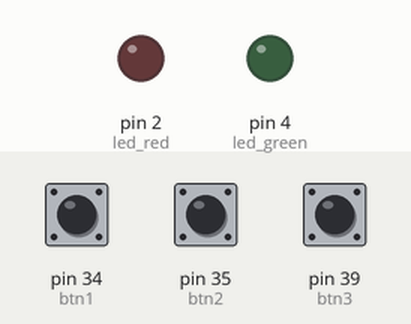
Simulated run of this program. Board: MicroPython board. Parts: output pins drawn as LEDs (lit = HIGH). Inputs (shaded band) come from the test bench; at power-on: pin 34 (btn1) LOW, pin 35 (btn2) LOW, pin 39 (btn3) LOW. What the program prints to the serial console is not drawn.

Above: at 1.2 s.
1.3 s: pin 34 (btn1) pulled HIGH for 0.15 s
At 1.6 s:
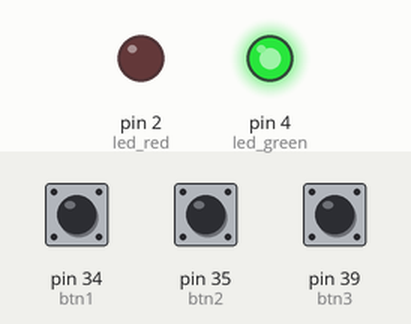
2.9 s: pin 35 (btn2) pulled HIGH for 0.15 s
At 4.1 s:
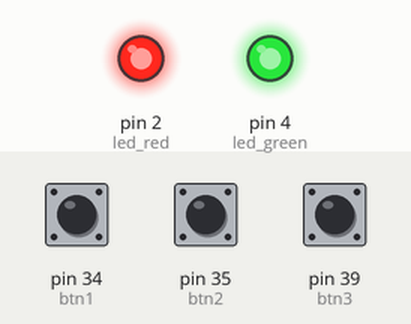
4.5 s: pin 39 (btn3) pulled HIGH for 0.15 s
At 5.7 s:
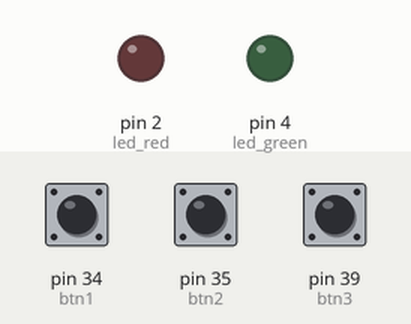
6.1 s: pin 35 (btn2) pulled HIGH for 1 s
At 7.3 s:
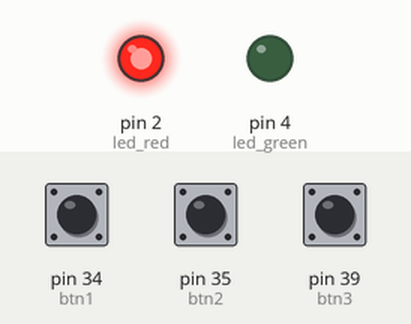
8.6 s: pin 34 (btn1) pulled HIGH for 1 s
At 9.1 s:
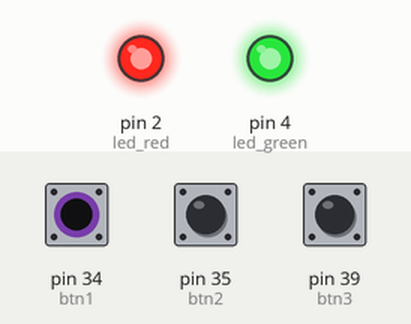
11.1 s: pin 39 (btn3) pulled HIGH for 1 s
At 11.4 s:
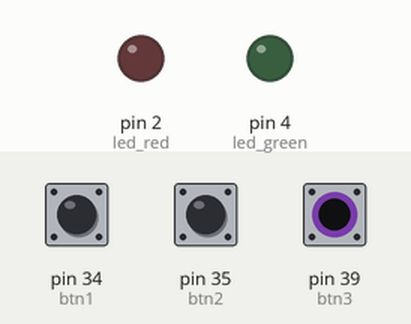
Timing chart, 0 to 14.1 s (numbered marks = the images above; inputs shaded):
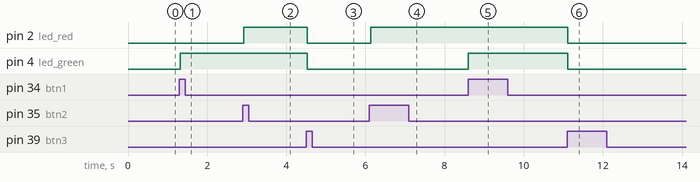

The program:

02a_two_objects.py
```python
# ==============================================================================
# 02a_two_objects.py - สอง Objects ทำงานร่วมกัน (Two Objects Working Together)
# ==============================================================================
# สัปดาห์ที่ 1: เรียนรู้การใช้หลาย objects จากหลาย classes
# Week 1: Learn to use multiple objects from multiple classes
#
# ไฟล์นี้เป็นก้าวแรกจาก 01_combined_example.py
# This file is the first step from 01_combined_example.py
#
# สิ่งใหม่ในไฟล์นี้ (What's new in this file):
#   - ใช้ LED และ Button objects ร่วมกัน
#   - เข้าใจแนวคิด "หลาย objects ทำงานร่วมกัน"
#   - เรียนรู้ main loop แบบง่าย
#
# การทำงาน (How it works):
#   - กดปุ่ม 1: เปิด LED เขียว
#   - กดปุ่ม 2: เปิด LED แดง
#   - กดปุ่ม 3: ปิด LED ทั้งหมด
#
# ==============================================================================

from machine import Pin
import time


# ==============================================================================
# ส่วนที่ 1: นิยาม Classes (Class Definitions)
# ==============================================================================

class LED:
    """คลาสควบคุม LED (LED Control Class)"""

    def __init__(self, pin_number, name="LED"):
        """
        สร้าง LED object (Create LED object)

        Args:
            pin_number (int): หมายเลขขา GPIO (GPIO pin number)
            name (str): ชื่อ LED สำหรับแสดงข้อความ (LED name)
        """
        self.pin_number = pin_number
        self.name = name
        self.is_on = False
        self._pin = Pin(pin_number, Pin.OUT)
        self._pin.value(0)
        print(f"LED '{name}' พร้อมที่ GPIO{pin_number}")

    def on(self):
        """เปิด LED (Turn LED on)"""
        self._pin.value(1)
        self.is_on = True

    def off(self):
        """ปิด LED (Turn LED off)"""
        self._pin.value(0)
        self.is_on = False

    def toggle(self):
        """สลับสถานะ LED (Toggle LED state)"""
        if self.is_on:
            self.off()
        else:
            self.on()
        return self.is_on

    def deinit(self):
        """ทำความสะอาด (Cleanup)"""
        self.off()
        print(f"ปิด LED '{self.name}'")


class Button:
    """คลาสอ่านปุ่มกด (Button Class)"""

    def __init__(self, pin_number, name="Button", debounce_ms=200):
        """
        สร้าง Button object (Create Button object)

        Args:
            pin_number (int): หมายเลขขา GPIO (GPIO pin number)
            name (str): ชื่อปุ่ม (Button name)
            debounce_ms (int): เวลา debounce มิลลิวินาที (debounce time in ms)
        """
        self.pin_number = pin_number
        self.name = name
        self.debounce_ms = debounce_ms
        self._pin = Pin(pin_number, Pin.IN)
        self._last_press_time = 0
        self._was_pressed = False
        print(f"Button '{name}' พร้อมที่ GPIO{pin_number}")

    def is_active(self):
        """ตรวจสอบว่าปุ่มถูกกดอยู่ (Check if button is pressed)"""
        return self._pin.value() == 1

    def is_pressed(self):
        """
        ตรวจจับการกดปุ่มครั้งใหม่ พร้อม debounce
        (Detect new button press with debounce)

        Returns:
            bool: True ถ้าตรวจจับการกดใหม่ (if new press detected)
        """
        current_time = time.ticks_ms()
        is_active_now = self.is_active()

        # ตรวจสอบการกดใหม่ (Check for new press)
        if is_active_now and not self._was_pressed:
            if time.ticks_diff(current_time, self._last_press_time) > self.debounce_ms:
                self._last_press_time = current_time
                self._was_pressed = True
                return True

        # รีเซ็ตเมื่อปล่อยปุ่ม (Reset when released)
        if not is_active_now:
            self._was_pressed = False

        return False


# ==============================================================================
# ส่วนที่ 2: โปรแกรมหลัก - ใช้ 2 Objects ร่วมกัน
# (Main Program - Using 2 Objects Together)
# ==============================================================================

if __name__ == "__main__":
    print("\n" + "=" * 60)
    print("ตัวอย่าง: LED + Button ทำงานร่วมกัน")
    print("(Example: LED + Button Working Together)")
    print("=" * 60)

    # === สร้าง Objects (Create Objects) ===
    # แนวคิดสำคัญ: เราสร้าง "หลาย objects" จาก "หลาย classes"
    # Key concept: We create "multiple objects" from "multiple classes"

    print("\n--- สร้าง LED objects ---")
    led_green = LED(4, "Green")    # LED สีเขียว ที่ GPIO4
    led_red = LED(2, "Red")        # LED สีแดง ที่ GPIO2

    print("\n--- สร้าง Button objects ---")
    btn1 = Button(34, "Button-1")  # ปุ่ม 1 ที่ GPIO34
    btn2 = Button(35, "Button-2")  # ปุ่ม 2 ที่ GPIO35
    btn3 = Button(39, "Button-3")  # ปุ่ม 3 ที่ GPIO39

    # แสดงคำสั่ง (Show instructions)
    print("\n" + "=" * 60)
    print("คำสั่ง (Instructions):")
    print("  - กดปุ่ม 1 (GPIO34): เปิด LED เขียว (Turn on green LED)")
    print("  - กดปุ่ม 2 (GPIO35): เปิด LED แดง (Turn on red LED)")
    print("  - กดปุ่ม 3 (GPIO39): ปิด LED ทั้งหมด (Turn off all LEDs)")
    print("  - กด Ctrl+C: ออกจากโปรแกรม (Exit program)")
    print("=" * 60)

    try:
        # === Main Loop ===
        # นี่คือ pattern พื้นฐานของระบบ embedded:
        # วนลูปไม่สิ้นสุด ตรวจสอบ input แล้วตอบสนอง
        # This is the basic pattern of embedded systems:
        # Infinite loop, check input and respond

        while True:
            # ตรวจสอบปุ่ม 1 - เปิด LED เขียว (Check button 1 - turn on green)
            if btn1.is_pressed():
                print(">>> ปุ่ม 1 กด: เปิด LED เขียว (Button 1: Green ON)")
                led_green.on()

            # ตรวจสอบปุ่ม 2 - เปิด LED แดง (Check button 2 - turn on red)
            if btn2.is_pressed():
                print(">>> ปุ่ม 2 กด: เปิด LED แดง (Button 2: Red ON)")
                led_red.on()

            # ตรวจสอบปุ่ม 3 - ปิด LED ทั้งหมด (Check button 3 - turn off all)
            if btn3.is_pressed():
                print(">>> ปุ่ม 3 กด: ปิดทั้งหมด (Button 3: All OFF)")
                led_green.off()
                led_red.off()

            # หน่วงเวลาสั้นๆ เพื่อลด CPU usage (Short delay to reduce CPU)
            time.sleep_ms(50)

    except KeyboardInterrupt:
        print("\n\nหยุดโดยผู้ใช้ (Stopped by user)")

    finally:
        # === Cleanup ===
        # สำคัญ: ปิด hardware ทุกครั้งเมื่อจบโปรแกรม
        # Important: Always cleanup hardware when program ends

        print("\n--- ทำความสะอาด (Cleanup) ---")
        led_green.deinit()
        led_red.deinit()

        print("\n" + "=" * 60)
        print("สรุปสิ่งที่เรียนรู้ (What we learned):")
        print("=" * 60)
        print("""
1. ใช้หลาย objects ร่วมกัน (Multiple objects together)
   - led_green และ led_red เป็น LED objects
   - btn1, btn2, btn3 เป็น Button objects
   - ทั้งหมดทำงานร่วมกันใน main loop

2. Main Loop Pattern
   - while True: วนลูปไม่สิ้นสุด
   - ตรวจสอบ input (ปุ่ม) ทุกรอบ
   - ตอบสนองด้วย output (LED)

3. แต่ละ object เป็นอิสระ (Each object is independent)
   - led_green.on() ไม่กระทบ led_red
   - btn1.is_pressed() ไม่กระทบ btn2

4. Cleanup สำคัญ (Cleanup is important)
   - ใช้ try-finally เพื่อให้แน่ใจว่า cleanup

ขั้นตอนถัดไป (Next Step):
   -> ดูไฟล์ 02b_adding_buzzer.py เพิ่ม Buzzer เข้ามา
""")
        print("เสร็จสิ้น (Done)")
```

Measured:
- after the input at 1.3 s, pin 4 (led_green): LOW → HIGH at once
- after the input at 2.9 s, pin 2 (led_red): LOW → HIGH at once
- after the input at 4.5 s, pin 2 (led_red), pin 4 (led_green): HIGH → LOW at once
- after the input at 6.1 s, pin 2 (led_red): LOW → HIGH at once
- after the input at 8.6 s, pin 4 (led_green): LOW → HIGH at once
- after the input at 11.1 s, pin 2 (led_red), pin 4 (led_green): HIGH → LOW at once
